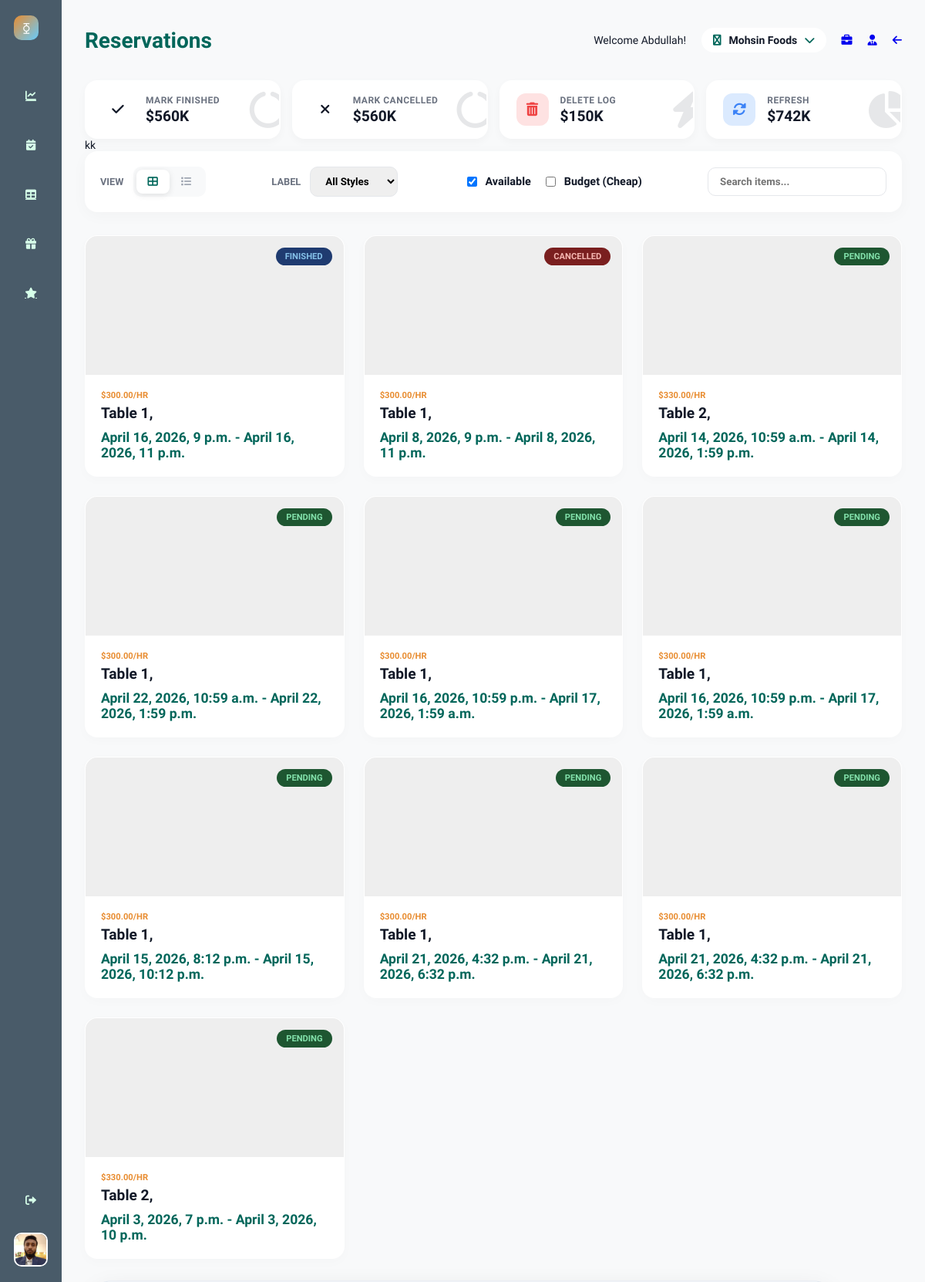
Screenshot of /business/reservations/ (signed in) with the database file from the repository.
### UsersHandling/models.py (models this page shows)
class User(AbstractUser):
    email = models.EmailField(unique=True)
    ROLE_CHOICES = [
        ('CUSTOMER', 'Customer'),
        ('OWNER', 'Owner')
    ]
    role = models.CharField(max_length=10, choices=ROLE_CHOICES)
    image = models.ImageField(upload_to='UsersHandling/media/images/', blank=True, null=True)
    date_of_birth = models.DateField(blank=True, null=True)
    phone = models.CharField(max_length=20, blank=True, null=True)
    class Gender(models.TextChoices):
        MALE = 'M', 'Male'
        FEMALE = 'F', 'Female'
        OTHER = 'O', 'Other'
    gender = models.CharField(
        max_length=1,
        choices=Gender.choices,
        blank=True,
        null=True
    )

### Restaurants/models.py (models this page shows, shortened)
class Restaurant(models.Model):
    name = models.CharField(max_length=100)
    title = models.CharField(max_length=100)
    image = models.ImageField(upload_to='Restaurants/media/images/', blank=True, null=True)
    about_restaurant = models.TextField(blank=True, null=True)
    seating_types = models.ManyToManyField(SeatingType, blank=True)
    created_at = models.DateTimeField(auto_now_add=True)
    fb_link = models.URLField(blank=True, null=True)
    website_link = models.URLField(blank=True, null=True)
    has_top_offers = models.BooleanField(default=False)
    default_opening_hour = models.TimeField(default="18:00")  # 6 PM
    default_closing_hour = models.TimeField(default="01:00")  # 1 AM
    slot_duration_minutes = models.PositiveIntegerField(default=60)
    allow_advance_booking_days = models.PositiveIntegerField(default=60)
    cool_down = models.PositiveIntegerField(default=30)
    city = models.CharField(max_length=50)
    address = models.CharField(max_length=255, blank=True, null=True)
    phone_number = models.CharField(max_length=20, blank=True, null=True)
    is_approved = models.BooleanField(default=False)

class Table(models.Model):
    restaurant = models.ForeignKey(Restaurant, on_delete=models.CASCADE, related_name='tables')
    name = models.CharField(max_length=50)
    table_size = models.ForeignKey(TableSize, on_delete=models.PROTECT, related_name='tables')
    seating_type = models.ForeignKey(SeatingType, on_delete=models.SET_NULL, null=True, blank=True, default=None)
    is_available = models.BooleanField(default=True)
    is_combinable = models.BooleanField(default=True)  # Allows dynamic merging
    base_price = models.DecimalField(max_digits=10, decimal_places=2, default=0.0)  # Base price per table
    class Meta:
        unique_together = ('restaurant', 'name')

### Reservations/models.py (models this page shows, shortened)
class Booking(models.Model):
    STATUS_PENDING = 'pending'
    STATUS_FINISHED = 'finished'
    STATUS_CANCELLED = 'cancelled'
    STATUS_CHOICES = [
        (STATUS_PENDING, 'Pending'),
        (STATUS_FINISHED, 'Finished'),
        (STATUS_CANCELLED, 'Cancelled'),
    ]
    restaurant = models.ForeignKey('Restaurants.Restaurant', on_delete=models.CASCADE)
    customer = models.ForeignKey(User, on_delete=models.CASCADE, related_name='bookings')
    tables = models.ManyToManyField('Restaurants.Table', related_name='bookings')
    booking_start_datetime = models.DateTimeField()
    booking_end_datetime = models.DateTimeField()
    status = models.CharField(max_length=10, choices=STATUS_CHOICES, default=STATUS_PENDING)
    card_number = models.CharField(max_length=16)
    name_on_the_card = models.CharField(max_length=50)
    total_price = models.DecimalField(max_digits=10, decimal_places=2, default=0.0)
    created_at = models.DateTimeField(auto_now_add=True)

### Restaurants/views.py (the view)
# urls.py: path("reservations/", views.reservations, name="reservations"),
def reservations(request):
    restaurant = Restaurant.objects.get(id=request.session["selected_restaurant_id"])
    all_reservations = Booking.objects.filter(restaurant=restaurant).all()
    return render(
        request, "Restaurants/reservations.html", {"reservations": all_reservations}
    )

### Core/templatetags/auth_tags.py (called while the page is built)
@register.filter
def is_owner(user):
    return RestaurantStaff.objects.filter(
        user=user,
        role='OWNER'
    ).exists()

### Restaurants/Services.py (called while the page is built)
def isStaff(user):
    return RestaurantStaff.objects.filter(
        user=user,
        role="STAFF"
    ).exists()

### Restaurants/templates/Restaurants/reservations.html (shortened to what this page needs)
{% extends "Restaurants/base.html" %}
{% load static %}
{% block styles %}
<link rel="stylesheet" href="{% static 'Restaurants/css/stylishgrid.css' %}">
{% endblock %}
{% block name %} Reservations {% endblock %}
{% block buttons %}
<div class="action-card btn-finish booking_finish">
    <div class="icon-box">
        <i class="fas fa-check"></i>
    </div>
    <div class="card-content">
        <span class="card-label">Mark Finished</span>
        <span class="card-value">$560K</span>
    </div>
    <i class="fas fa-circle-notch progress-mini"></i>
</div>
<div class="action-card btn-cancel booking_cancel">
    <div class="icon-box">
        <i class="fas fa-times"></i>
    </div>
    <div class="card-content">
        <span class="card-label">Mark Cancelled</span>
        <span class="card-value">$560K</span>
    </div>
    <i class="fas fa-circle-notch progress-mini"></i>
</div>
<div class="action-card btn-delete">
    <div class="icon-box">
        <i class="fas fa-trash-alt"></i>
    </div>
    <div class="card-content">
        <span class="card-label">Delete Log</span>
        <span class="card-value">$150K</span>
    </div>
    <i class="fas fa-bolt progress-mini"></i>
</div>
<div class="action-card btn-view">
    <div class="icon-box">
        <i class="fas fa-sync-alt"></i>
    </div>
    <div class="card-content">
        <span class="card-label">Refresh</span>
        <span class="card-value">$742K</span>
    </div>
    <i class="fas fa-pie-chart progress-mini"></i>
</div>
{% endblock %}
{% block content %}
<div class="container">
    <header class="filter-panel">
        <div class="filter-group">
            <span class="filter-label">View</span>
            <div class="view-switcher">
                <button class="view-btn active" id="gridBtn" title="Grid View">
                    <i class="fas fa-th-large"></i>
                </button>
                <button class="view-btn" id="listBtn" title="List View">
                    <i class="fas fa-list"></i>
                </button>
            </div>
        </div>
        <div class="filter-group">
            <span class="filter-label">Label</span>
            <select class="custom-select">
                <option value="all">All Styles</option>
            </select>
        </div>
        <div class="filter-group toggle-filter">
            <label class="checkbox-wrapper">
                <input type="checkbox" checked> Available
            </label>
            <label class="checkbox-wrapper">
                <input type="checkbox"> Budget (Cheap)
            </label>
        </div>
        <div class="filter-group">
            <input type="text" class="custom-select" placeholder="Search items..." style="width: 200px;">
        </div>
    </header>
    <main class="data-grid grid-view" id="mainGrid">
        {% for r in reservations %}
        <div class="item-card clickable-card" data-label="adventure" data-id="{{r.id}}">
            <div class="item-image">
                <span class="status-badge
    {% if r.status == 'finished' %}status-finished
    {% elif r.status == 'pending' %}status-pending
    {% elif r.status == 'cancelled' %}status-cancelled
    {% else %}status-unknown{% endif %}">
                    {{ r.status|capfirst }}
                </span>
            </div>
            <div class="item-content">
                <div>
                    <span class="item-label">${{r.total_price}}/hr</span>
                    <h3 class="item-title">{% for table in r.tables.all %}{{ table.name }}, {% endfor %}</h3>
                </div>
                <div class="item-price">{{r.booking_start_datetime}} - {{r.booking_end_datetime}}</div>
            </div>
        </div>
        {% endfor %}
    </main>
</div>
{% endblock %}

### Restaurants/templates/Restaurants/base.html (shortened to what this page needs)
{% load static %}
{% load auth_tags %}
<!DOCTYPE html>
<html lang="en">
<head>
    <link rel="stylesheet" href="https://cdnjs.cloudflare.com/ajax/libs/font-awesome/6.0.0/css/all.min.css">
    <link rel="stylesheet" href="{% static 'Restaurants/css/base.css' %}">
    <link rel="stylesheet" href="{% static 'Restaurants/css/btnpanel.css' %}">
    {% block styles %}
    {% endblock %}
</head>
<body>
    <div class="sidebar">
        <div class="sidebar-top">
            <div class="sidebar-logo">⧲</div>
            <div class="nav-links">
                {% if request.user|is_owner %}
                <a href="/business/" class="nav-item {% if request.path == '/business/' %}active{% endif %}" title="Analytics">
                    <i class="fas fa-chart-line"></i>
                </a>
                {% endif %}
                <a href="/business/reservations" class="nav-item {% if request.path == '/business/reservations' %}active{% endif %}" title="Reservations">
                    <i class="fas fa-calendar-check"></i>
                </a>
                <a href="/business/tables" class="nav-item {% if request.path == '/business/tables' %}active{% endif %}" title="Table Management">
                    <i class="fas fa-table"></i>
                </a>
                <a href="/business/holidays" class="nav-item {% if request.path == '/business/holidays' %}active{% endif %}" title="Holidays">
                    <i class="fas fa-gift"></i>
                </a>
                <a href="/business/reviews" class="nav-item {% if request.path == '/business/reviews' %}active{% endif %}" title="Reviews">
                    <i class="fas fa-star"></i>
                </a>
            </div>
        </div>
        <div class="sidebar-bottom">
            <div class="nav-item" id="dashboard-logout"><i class="fas fa-sign-out-alt"></i></div>
            <div class="profile-pic">
                <img src="{{CP__OwnerProfile.image.url}}" alt="https://via.placeholder.com/40x40.png?text=Profile">
            </div>
        </div>
    </div>
<div class="main-content">
    <div class="header">
        <div class="header-title">
            <h1>{% block name %}{% endblock %}</h1>
        </div>
        <div class="header-controls">
            <p>Welcome {{ CP__OwnerProfile }}!</p>
            {% if request.user|is_owner %}
            <div class="dropdown-wrapper">
                <div class="dropdown-menu" id="business-trigger">
                    <i class="fab fa-briefcase dropdown-icon"></i>
                    <span id="current-business-name" data-current-id="{{ CP__Selected.id }}">
                        {{ CP__Selected.name|default:"Select Restaurant" }}
                    </span>
                    <i class="fas fa-chevron-down dropdown-icon"></i>
                </div>
            </div>
            {% endif %}
            {% if request.user|is_owner %}
            <a href="/business/business-info"><i class="fas fa-briefcase fullscreen-icon c-pointer"></i></a>
            {% endif %}
           <a href="/business/staff-management"><i class="fas fa-user-tie fullscreen-icon c-pointer"></i></a>
            <div class="notification-bell">
                <a href="/"><i class="fas fa-arrow-left"></i></a>
            </div>
        </div>
    </div>
    <div class="panel-container">
        {% block buttons %}
        {% endblock %}
    </div>
    kk
    {% block content %}
    {% endblock %}
</div>
</body>
</html>

### Restaurants/static/Restaurants/css/base.css (style rules this page uses)
:root { --primary-color: hsl(173, 100%, 20%); --secondary-color: hsl(148, 100%, 92%); --ternary-color: hsl(30, 80%, 55%); --bg-color: #f3f4f6; --bg-color-dark: hsl(206, 18%, 35%); --text-color: #111827; --sidebar-bg: var(--bg-color-dark); --sidebar-text: var(--secondary-color); --sidebar-active-tab: var(--ternary-color); --main-bg: var(--bg-color); --header-text: var(--primary-color); --card-bg: white; --main-text: var(--text-color); --sub-text: #6b7280; --gradient-card-pink-start: hsl(173, 80%, 60%); --gradient-card-pink-end: hsl(173, 100%, 30%); --gradient-card-orange: var(--ternary-color); --white: #ffffff; --black: #000000; --pink-light-card: hsl(148, 50%, 85%); --teal-card: hsl(173, 20%, 95%); --red-notification: hsl(30, 100%, 60%); --font-family: 'Raleway', sans-serif; --font-size-base: 14px; }
body { font-family: var(--font-family); background-color: var(--main-bg); color: var(--main-text); margin: 0; display: flex; height: 100vh; overflow: hidden; font-size: var(--font-size-base); }
.sidebar { width: 80px; background-color: var(--sidebar-bg); color: var(--sidebar-text); display: flex; flex-direction: column; align-items: center; padding: 20px 0; justify-content: space-between; }
.sidebar-logo { width: 32px; height: 32px; background: linear-gradient(135deg, var(--ternary-color), hsl(200, 100%, 70%)); border-radius: 10px; display: flex; align-items: center; justify-content: center; font-weight: 900; color: var(--white); margin-bottom: 50px; }
.nav-links { display: flex; flex-direction: column; gap: 20px; }
.nav-item { display: flex; justify-content: center; align-items: center; width: 44px; height: 44px; border-radius: 12px; cursor: pointer; transition: background-color 0.2s; color: var(--sidebar-text); }
.sidebar-bottom { display: flex; flex-direction: column; align-items: center; gap: 20px; }
.notification-bell { position: relative; }
.profile-pic { width: 40px; height: 40px; border-radius: 10px; overflow: hidden; border: 2px solid var(--white); }
.profile-pic img { width: 100%; height: 100%; object-fit: cover; }
.main-content { flex-grow: 1; padding: 30px; overflow-y: auto; }
.header { display: flex; justify-content: space-between; align-items: center; margin-bottom: 30px; }
.header-title h1 { color: var(--header-text); margin: 0; font-weight: 800; }
.header-controls { display: flex; align-items: center; gap: 20px; }
.dropdown-menu { display: flex; align-items: center; gap: 10px; padding: 8px 15px; background-color: var(--white); border-radius: 20px; cursor: pointer; font-weight: 600; }
.dropdown-icon { color: var(--primary-color); }
.dropdown-wrapper { position: relative; display: inline-block; }
.c-pointer { cursor: pointer !important; }
.status-finished { background-color: #3498db; }
.status-pending { background-color: #27ae60; }
.status-cancelled { background-color: #e74c3c; }
.status-finished { background-color: #1f3b70; color: #85c1e9; }
.status-pending { background-color: #1e5631; color: #82e0aa; }
.status-cancelled { background-color: #7a1f1f; color: #f5b7b1; }
:root { --panel-bg: #ffffff; --panel-border: #e2e8f0; --primary-teal: hsl(173, 100%, 20%); --danger-red: #ef4444; }

### Restaurants/static/Restaurants/css/btnpanel.css (style rules this page uses)
.panel-container { display: flex; flex-wrap: wrap; gap: 15px; max-width: 1200px; }
.action-card { background: var(--white); flex: 1; min-width: 180px; padding: 15px 20px; border-radius: 16px; display: flex; align-items: center; gap: 15px; cursor: pointer; border: 2px solid transparent; transition: all 0.3s cubic-bezier(0.4, 0, 0.2, 1); box-shadow: 0 4px 12px rgba(0,0,0,0.03); position: relative; overflow: hidden; }
.icon-box { width: 42px; height: 42px; border-radius: 12px; display: flex; align-items: center; justify-content: center; font-size: 1.1rem; flex-shrink: 0; transition: 0.3s; }
.btn-delete .icon-box { background: #fee2e2; color: #ef4444; }
.btn-view .icon-box { background: #dbeafe; color: #3b82f6; }
.card-content { display: flex; flex-direction: column; }
.card-label { font-size: 0.75rem; font-weight: 700; color: #6b7280; text-transform: uppercase; letter-spacing: 0.5px; margin-bottom: 2px; transition: 0.3s; }
.card-value { font-size: 1.2rem; font-weight: 900; color: var(--text-color); }
.progress-mini { position: absolute; right: -10px; top: 50%; transform: translateY(-50%); opacity: 0.1; font-size: 3rem; transition: 0.3s; }

### rows the page displays
User: image (picture), username "Abdullah"
Restaurant: name "Mohsin Foods"
Booking: status "FINISHED", total_price "300.00", booking_start_datetime "April 16, 2026, 9 p.m.", booking_end_datetime "April 16, 2026, 11 p.m."
Table: name "Table 1"
Booking: status "CANCELLED", total_price "300.00", booking_start_datetime "April 8, 2026, 9 p.m.", booking_end_datetime "April 8, 2026, 11 p.m."
Booking: status "PENDING", total_price "330.00", booking_start_datetime "April 14, 2026, 10:59 a.m.", booking_end_datetime "April 14, 2026, 1:59 p.m."
Table: name "Table 2"
Booking: status "PENDING", total_price "300.00", booking_start_datetime "April 22, 2026, 10:59 a.m.", booking_end_datetime "April 22, 2026, 1:59 p.m."
Booking: status "PENDING", total_price "300.00", booking_start_datetime "April 16, 2026, 10:59 p.m.", booking_end_datetime "April 17, 2026, 1:59 a.m."
Booking: status "PENDING", total_price "300.00", booking_start_datetime "April 16, 2026, 10:59 p.m.", booking_end_datetime "April 17, 2026, 1:59 a.m."
Booking: status "PENDING", total_price "300.00", booking_start_datetime "April 15, 2026, 8:12 p.m.", booking_end_datetime "April 15, 2026, 10:12 p.m."
Booking: status "PENDING", total_price "300.00", booking_start_datetime "April 21, 2026, 4:32 p.m.", booking_end_datetime "April 21, 2026, 6:32 p.m."
Booking: status "PENDING", total_price "300.00", booking_start_datetime "April 21, 2026, 4:32 p.m.", booking_end_datetime "April 21, 2026, 6:32 p.m."
Booking: status "PENDING", total_price "330.00", booking_start_datetime "April 3, 2026, 7 p.m.", booking_end_datetime "April 3, 2026, 10 p.m."
